Frame 1 (no input): blank canvas, image omitted
Frame 60 (the mouse pressed at the canvas centre just before this capture): blank canvas, image omitted
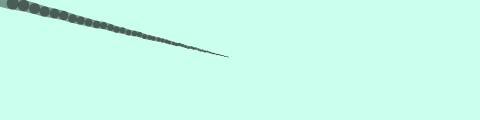
Frame 120 (the mouse held since frame 60 and released just before this capture)

The Processing sketch whose frames 1 and 60 were blank and that drew this single picture after the mouse press (run headless with seeded random() and noise(); from frame 60 on, the mouse is pressed at the canvas centre):

// Processing sketch: processing_101789
// ── processing_101789.pde

float x;
float y;
float px;
float py;
float easing = 0.05;
void setup() {
 size(480, 120); 
 smooth();
 stroke(0, 102);
 background(203, 255, 238);
}
void draw() {
 float targetX = mouseX;
 x += (targetX - x) * easing;
 float targetY = mouseY;
 y += (targetY - y) * easing;
 float weight = dist(x, y, px, py);
 strokeWeight(weight);
 line(x, y, px, py);
 py = y;
 px = x;
}
